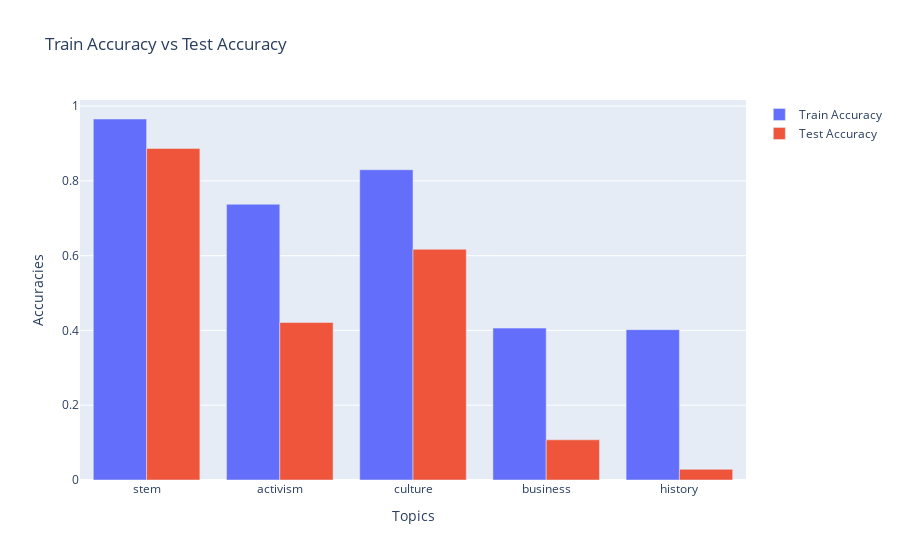

Notebook cell for this chart:
### Code cell
import plotly.graph_objects as go
train_accuracy = {}
test_accuracy = {}
model = log_pipeline
for topic in y_train.unique():
    if topic == 'not-relevant':
        continue
    topic_specific = X_train['grouped_topics'] == topic
    train_accuracy[topic] = model.score(X_train[topic_specific], y_train[topic_specific])
    topic_specific = X_test['grouped_topics'] == topic
    test_accuracy[topic] = model.score(X_test[topic_specific], y_test[topic_specific])

topics = list(train_accuracy.keys())
train_scores = list(train_accuracy.values())
test_scores = list(test_accuracy.values())

keys = list(train_accuracy.keys())
train_values = list(train_accuracy.values())
test_values = list(test_accuracy.values())
fig = go.Figure(data=[
    go.Bar(name='Train Accuracy', x=keys, y=train_values),
    go.Bar(name='Test Accuracy', x=keys, y=test_values)
])
fig.update_layout(title='Train Accuracy vs Test Accuracy',
                  xaxis_title='Topics',
                  yaxis_title='Accuracies',
                  barmode='group')
fig.show()

### Figure 1 — Plotly figure (JSON) as saved in the notebook; plotly's stock layout.template omitted (floating-point values rounded to 4 significant figures)
{"data": [{"name": "Train Accuracy", "type": "bar", "x": ["stem", "activism", "culture", "business", "history"], "y": [0.9656, 0.7375, 0.8298, 0.4062, 0.4021]}, {"name": "Test Accuracy", "type": "bar", "x": ["stem", "activism", "culture", "business", "history"], "y": [0.8869, 0.4214, 0.617, 0.1075, 0.02857]}], "layout": {"barmode": "group", "title": {"text": "Train Accuracy vs Test Accuracy"}, "xaxis": {"title": {"text": "Topics"}}, "yaxis": {"title": {"text": "Accuracies"}}}}
